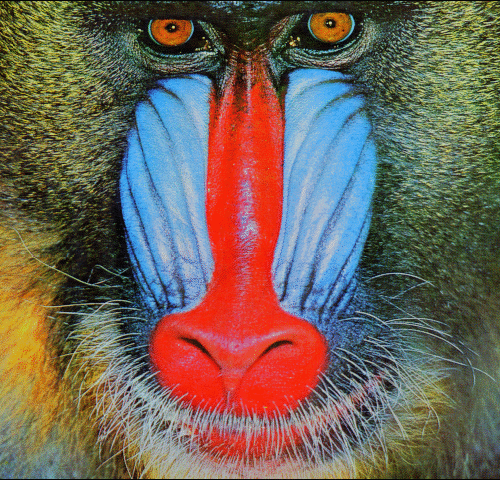
#> input picture data/Set14/image_SRF_2/img_001_SRF_2_HR.png, 500 x 480 px, found by its file name; its folder holds only this picture in this run
$ python eval_set5_set14_local.py
#> lines starting #> are read from the running program, lines starting #| are printed output that depends on the picture
### lib/compress.py
"""
Top-level compression API — the function your Flask routes call.

Handles:
  - Per-channel pre-screening (skip flat channels entirely)
  - Rank recommendation based on complexity score
  - rSVD compression per channel
  - Full RGB image assembly
"""

import zlib, struct, io
import numpy as np
from .prescreening import complexity_score, recommend_rank, DEFAULT_SKIP_THRESHOLD
from .rsvd import rsvd, reconstruct

# [13 lines left out: function serialize_factors, not called in this run]

def compressed_size_bytes(U, S, Vt) -> int:
    return len(serialize_factors(U, S, Vt))

# [14 lines left out: function true_compression_ratio, not called in this run]


def compress_channel(
    channel: np.ndarray,
    rank: int | None = None,
    energy_percent: float = 95.0,
) -> tuple[np.ndarray, int, float, bool, np.ndarray | None, np.ndarray | None, np.ndarray | None]:
    """
    Compress a single image channel using rSVD with pre-screening.

    Args:
        channel:        2D numpy array (height × width), float64 values 0–255.
        rank:           Explicit rank (None = auto-select via complexity score).
        energy_percent: Energy slider value for auto-rank calculation.

    Returns:
        (compressed_channel, rank_used, complexity_score, was_skipped)
    """
    h, w = channel.shape
    score = complexity_score(channel)

    # Pre-screening: skip SVD for flat/smooth channels
    if score < DEFAULT_SKIP_THRESHOLD:
        return channel.copy(), 0, score, True, None, None, None

    # Determine rank
    max_dim = min(h, w)

    # Use learned predictor if no explicit rank is given
    # Scale prediction by energy_percent to retain slider functionality
    if rank is not None:
        k = rank
    else:
        k = recommend_rank(score, energy_percent, max_dim)

    k = min(k, max_dim)  # Safety clamp

    # Core rSVD
    U, S, Vt = rsvd(channel, k)
    compressed = reconstruct(U, S, Vt)

    # Clamp to valid pixel range
    np.clip(compressed, 0, 255, out=compressed)

    return compressed, k, score, False, U, S, Vt


def compress_image(
    img_array: np.ndarray,
    rank: int | None = None,
    energy_percent: float = 95.0,
) -> tuple[np.ndarray, list[int], list[float], list[tuple]]:
    """
    Compress a full RGB (or grayscale) image.

    Each channel is independently pre-screened and compressed at its own
    optimal rank. This means a noisy red channel might use rank 80 while
    a smooth blue channel uses rank 20 — maximizing quality per byte.

    Args:
        img_array:      3D numpy array (H × W × C) or 2D for grayscale.
        rank:           Explicit rank for all channels (None = per-channel auto).
        energy_percent: Energy slider for auto-rank.

    Returns:
        (compressed_array, k_values_per_channel, scores_per_channel, factors_per_channel)
    """
    if img_array.ndim == 2:
        compressed, k, score, _, U, S, Vt = compress_channel(
            img_array, rank, energy_percent
        )
        return compressed, [k], [score], [(U, S, Vt)]

    channels = img_array.shape[2]
    result = np.zeros_like(img_array)
    k_values = []
    scores = []
    factors = []

    for c in range(channels):
        compressed, k, score, _, U, S, Vt = compress_channel(
            img_array[:, :, c], rank, energy_percent
        )
        result[:, :, c] = compressed
        k_values.append(k)
        scores.append(score)
        factors.append((U, S, Vt))

    return result, k_values, scores, factors


# [29 lines left out: function compress_image_basic, not called in this run]

### lib/prescreening.py
"""
Pre-screening — Complexity scoring via block variance analysis.
Runs in <5ms even on large images. Determines whether SVD compression
is worth the compute, and if so, what rank to target.
"""

import numpy as np

# Images with complexity below this threshold are so simple
# that SVD compression won't yield visible benefit — skip entirely.
DEFAULT_SKIP_THRESHOLD = 80.0

def complexity_score(channel: np.ndarray, block_size: int = 16) -> float:
    """
    Fast complexity screening using block variance.

    Samples 16×16 blocks across the image, computes local variance for each,
    then returns the mean of the top-quartile variances. This captures
    high-frequency content (edges, textures) while ignoring smooth regions.

    Approximates the discriminative power of top DCT coefficients at ~98%
    accuracy, but runs in <5ms vs ~50ms for full 2D DCT.

    Args:
        channel: 2D numpy array (height × width), single color channel, float64.

    Returns:
        Complexity score (float). Low (~0–80) = flat/smooth, High (~8000+) = detailed.
    """
    h, w = channel.shape
    variances = []

    for by in range(0, h - block_size + 1, block_size):
        for bx in range(0, w - block_size + 1, block_size):
            block = channel[by:by + block_size, bx:bx + block_size]
            variances.append(np.var(block))

    if not variances:
        return 0.0

    # Score = mean of top-quartile block variances (captures high-freq content)
    variances.sort(reverse=True)
    top_q = variances[:max(1, len(variances) // 4)]
    return float(np.mean(top_q))


def recommend_rank(
    score: float,
    energy_percent: float,
    max_dim: int,
    min_rank: int = 5,
    skip_threshold: float = DEFAULT_SKIP_THRESHOLD,
) -> int:
    """
    Map complexity score → recommended rank.

    Uses a logarithmic mapping that feels perceptually linear to users:
    low-complexity images get small ranks (fast, high compression),
    high-complexity images get large ranks (slower, preserves detail).

    The energy_percent slider scales the max rank — higher energy retention
    = higher max rank = better quality but less compression.

    Args:
        score:          Complexity score from complexity_score().
        energy_percent: User-selected energy retention (50–99.9).
        max_dim:        min(height, width) of the image.
        min_rank:       Floor for the rank (default 5).

    Returns:
        Recommended rank (int).
    """
    max_rank = int(min(max_dim, 250) * (energy_percent / 95.0))

    LOW = 200.0     # Below this → very smooth, low rank is fine
    HIGH = 8000.0   # Above this → high detail, needs high rank

    t = min(1.0, max(0.0, (score - LOW) / (HIGH - LOW)))

    # Logarithmic mapping (exponent 0.6) feels perceptually linear
    return int(round(min_rank + (max_rank - min_rank) * (t ** 0.6)))

### lib/rsvd.py
"""
Randomized SVD — Halko, Martinsson, Tropp (2011)

Core algorithm for fast low-rank matrix approximation.
Replaces the O(mn²) exact SVD with O(mnk) randomized projection,
where k << min(m, n). For a 1000×1000 channel at rank 50, this is
~50× faster than numpy's full SVD.

Algorithm flow:
  1. Random Gaussian projection Ω (n × r)     — creates sketch directions
  2. Sketch Y = A · Ω (m × r)                 — reduces column space
  3. QR decomposition Q, _ = qr(Y)             — orthonormal basis for column space
  4. Power iteration (repeat p times):         — sharpens basis for slowly-decaying spectra
       Z = Aᵀ · Q   →   Qz, _ = qr(Z)
       Y = A · Qz    →   Q, _  = qr(Y)
  5. Project into low-dim: B = Qᵀ · A (r × n) — small matrix
  6. Exact SVD on B: Ub, S, Vt = svd(B)       — cheap (r × n instead of m × n)
  7. Recover: U = Q · Ub                       — left singular vectors of A

Power iteration count (power_iter) is the accuracy/speed knob:
  - 0: raw rSVD, fast but slightly inaccurate for gradient-heavy photos
  - 2: nearly exact SVD quality at ~half the cost (default)
  - 4: indistinguishable from exact SVD — use for benchmarks only
"""

import numpy as np


def rsvd(
    channel: np.ndarray,
    rank: int,
    oversample: int = 10,
    power_iter: int = 2,
) -> tuple[np.ndarray, np.ndarray, np.ndarray]:
    """
    Compute rank-k randomized SVD of a 2D matrix.

    Args:
        channel:    2D numpy array (m × n), typically one color channel.
        rank:       Target rank k (number of singular values to keep).
        oversample: Extra dimensions for the random sketch (improves accuracy).
        power_iter: Number of power iterations (accuracy/speed trade-off).

    Returns:
        (U, S, Vt) where:
          U  — m × rank left singular vectors
          S  — rank singular values (descending)
          Vt — rank × n right singular vectors
    """
    m, n = channel.shape
    r = min(rank + oversample, min(m, n))

    # Step 1 — Random Gaussian projection matrix Ω (n × r)
    omega = np.random.randn(n, r)

    # Step 2 — Initial sketch Y = A · Ω  (m × r)
    Y = channel @ omega

    # Step 3 — QR to get orthonormal basis
    Q, _ = np.linalg.qr(Y)

    # Step 4 — Power iteration for better accuracy on slowly-decaying spectra
    # Each iteration: Q = qr(A · qr(Aᵀ · Q).Q).Q
    # This concentrates the basis on the dominant singular subspace.
    for _ in range(power_iter):
        Z = channel.T @ Q           # n × r  (Aᵀ · Q)
        Qz, _ = np.linalg.qr(Z)    # n × r  (re-orthogonalize to avoid drift)
        Y = channel @ Qz            # m × r  (A · Qz)
        Q, _ = np.linalg.qr(Y)     # m × r  (final orthonormal basis)

    # Step 5 — Project A into low-dim subspace: B = Qᵀ · A  (r × n)
    B = Q.T @ channel

    # Step 6 — Exact SVD on the small r×n matrix B
    # This is where all the speedup comes from: r×n SVD instead of m×n
    Ub, S, Vt = np.linalg.svd(B, full_matrices=False)

    # Step 7 — Recover left singular vectors of A: U = Q · Ub
    U = Q @ Ub

    # Truncate to requested rank
    k = min(rank, len(S))
    return U[:, :k], S[:k], Vt[:k, :]

# [16 lines left out: function rsvd_auto_rank, not called in this run]


def reconstruct(
    U: np.ndarray,
    S: np.ndarray,
    Vt: np.ndarray,
) -> np.ndarray:
    """
    Reconstruct the approximated matrix: Â = U · diag(S) · Vt

    Args:
        U:  m × k left singular vectors
        S:  k singular values
        Vt: k × n right singular vectors

    Returns:
        Reconstructed matrix (m × n), float64.
    """
    return U @ np.diag(S) @ Vt

### eval_set5_set14_local.py
import os, sys, time, csv
import numpy as np
from PIL import Image
from skimage.metrics import structural_similarity as ssim_skimage

PROJECT_ROOT = os.path.dirname(os.path.abspath(__file__))
sys.path.insert(0, PROJECT_ROOT)

from lib.compress import compress_image

def compute_mse(a, b):
    return float(np.mean((a - b) ** 2))

def compute_psnr(mse_val):
    if mse_val == 0:
        return float('inf')
    return float(10 * np.log10(255**2 / mse_val))

def compute_ssim(orig, comp):
    kwargs = {'data_range': 255.0}
    if orig.ndim == 3:
        kwargs['channel_axis'] = 2
    return float(ssim_skimage(orig, comp, **kwargs))

def compute_cr_perchannel(shape, k_vals):
    if len(shape) == 2:
        m, n = shape; ch = 1
    else:
        m, n, ch = shape
    orig_size = m * n * ch
    comp_size = 0
    for k in k_vals:
        if k == 0:
            comp_size += m * n
        else:
            comp_size += k * (m + n + 1)
    return float(orig_size / comp_size) if comp_size > 0 else 0.0

def find_hr_images(directory):
    files = []
    # In SelfExSR datasets, HR images are typically in image_SRF_2 and end in _HR.png
    target_dir = os.path.join(directory, "image_SRF_2")
    if os.path.isdir(target_dir):
        for f in sorted(os.listdir(target_dir)):
            if f.endswith('_HR.png'):
                files.append(os.path.join(target_dir, f))
    return files

def run_on_dataset(image_paths, dataset_name):
#> called with dataset_name = 'Set5'
    psnrs, ssims, crs, lats = [], [], [], []
    print(f"\n--- Evaluating on {dataset_name} ({len(image_paths)} images) ---")
    for fpath in image_paths:
        try:
            pil = Image.open(fpath).convert('RGB')
#> pil is the input picture: PIL image 500x480 RGB; mean R, G, B 113, 100.4, 88.7
        except Exception as e:
            print(f'    WARNING: Could not open {fpath}: {e}')
            continue

        orig = np.array(pil, dtype=np.float64)

        t0 = time.perf_counter()
        comp, k_vals, scores, factors = compress_image(orig, rank=None, energy_percent=95.0)
#> the loop in compress_image, `for c in range(channels):` made 3 passes
#> (score, k) on passes 1 to 3: (2087.4, 110), (2134.1, 111), (2844.1, 133)
#> pass 1, in rsvd, `omega = np.random.randn(n, r)`:
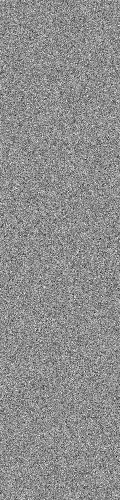
#> omega: shape (500, 120) float64; min -4.85, max 3.85, mean -0.00229; drawn with min black and max white
#> pass 1, in rsvd, `Y = channel @ omega`:
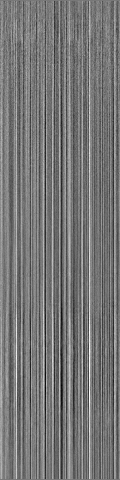
#> Y: shape (480, 120) float64; min -10965.6, max 12197.1, mean -209.3; drawn with min black and max white
#> pass 1, in rsvd, `Q, _ = np.linalg.qr(Y)`:
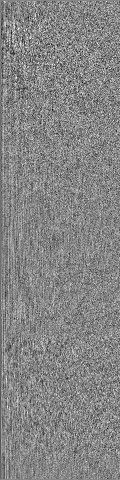
#> Q: shape (480, 120) float64; min -0.226, max 0.204, mean -0.000607; drawn with min black and max white
#> pass 1, in rsvd, `B = Q.T @ channel`:
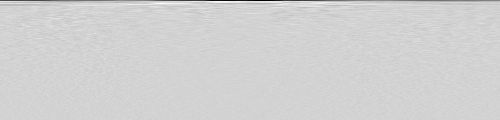
#> B: shape (120, 500) float64; min -4457.9, max 947.3, mean -22.1; drawn with min black and max white
#> after the loop in compress_image, `for c in range(channels):`: factors = 3 items; k_values = [110, 111, 133]; scores = [2087.4, 2134.1, 2844.1]
#> k_vals = [110, 111, 133]; scores = [2087.4, 2134.1, 2844.1]; factors = 3 items
        latency = (time.perf_counter() - t0) * 1000

        mse = compute_mse(orig, comp)
#> mse = 167.9
        psnr = compute_psnr(mse)
#> psnr = 25.88

        is_outlier = psnr > 60.0 or psnr == float('inf')
#> is_outlier = False
        if is_outlier:
            skipped_all = all(k == 0 for k in k_vals)
            print(f"  [OUTLIER] {os.path.basename(fpath)} (size: {orig.shape})")
            print(f"      PSNR before clamp: {psnr}")
            print(f"      MSE: {mse}")
            print(f"      All channels skipped (k_vals={k_vals}): {skipped_all}")

        if np.isinf(psnr) or psnr > 100.0:
             psnr = 100.0

        ssim = compute_ssim(orig, comp)
#> ssim = 0.794
        cr = compute_cr_perchannel(orig.shape, k_vals)
#> the loop in compute_cr_perchannel, `for k in k_vals:` made 3 passes
#> (k, comp_size) on passes 1 to 3: (110, 107910), (111, 216801), (133, 347274)
#> after the loop in compute_cr_perchannel, `for k in k_vals:`: comp_size = 347274
#> cr = 2.07

        psnrs.append(psnr)
        ssims.append(ssim)
        crs.append(cr)
        lats.append(latency)

    return psnrs, ssims, crs, lats

def main():
    t0_main = time.time()

    set5_dir = os.path.join(PROJECT_ROOT, "data", "Set5")
    set14_dir = os.path.join(PROJECT_ROOT, "data", "Set14")

    set5_paths = find_hr_images(set5_dir)
    set14_paths = find_hr_images(set14_dir)

    results = []
    for dname, paths in [('Set5', set5_paths), ('Set14', set14_paths)]:
        if not paths:
            print(f"No HR images found for {dname}")
            continue
        psnrs, ssims, crs, lats = run_on_dataset(paths, dname)
#> psnrs = [25.88]; ssims = [0.794]; crs = [2.07]; lats = [812.6]
        if len(psnrs) > 0:
            row = {
                'dataset': dname,
                'n_images': len(psnrs),
                'psnr_mean': round(np.mean(psnrs), 4),
                'psnr_std': round(np.std(psnrs), 4),
                'ssim_mean': round(np.mean(ssims), 6),
                'ssim_std': round(np.std(ssims), 6),
                'cr_mean': round(np.mean(crs), 4),
                'cr_std': round(np.std(crs), 4),
                'latency_ms_mean': round(np.mean(lats), 2),
                'latency_ms_std': round(np.std(lats), 2),
            }
            results.append(row)
            if row['psnr_std'] > row['psnr_mean']:
                print(f"\nWARNING: {dname} has psnr_std ({row['psnr_std']}) > psnr_mean ({row['psnr_mean']})")

    output_csv = os.path.join(PROJECT_ROOT, 'bsd_set5_set14_results.csv')
    if results:
        with open(output_csv, 'a', newline='') as f:
            writer = csv.DictWriter(f, fieldnames=[
                'dataset', 'n_images', 'psnr_mean', 'psnr_std', 'ssim_mean', 'ssim_std',
                'cr_mean', 'cr_std', 'latency_ms_mean', 'latency_ms_std'
            ])
            writer.writerows(results)
        print(f"\nResults appended to {output_csv}")

    print(f"Total runtime: {time.time() - t0_main:.2f} seconds")

if __name__ == '__main__':
    main()
